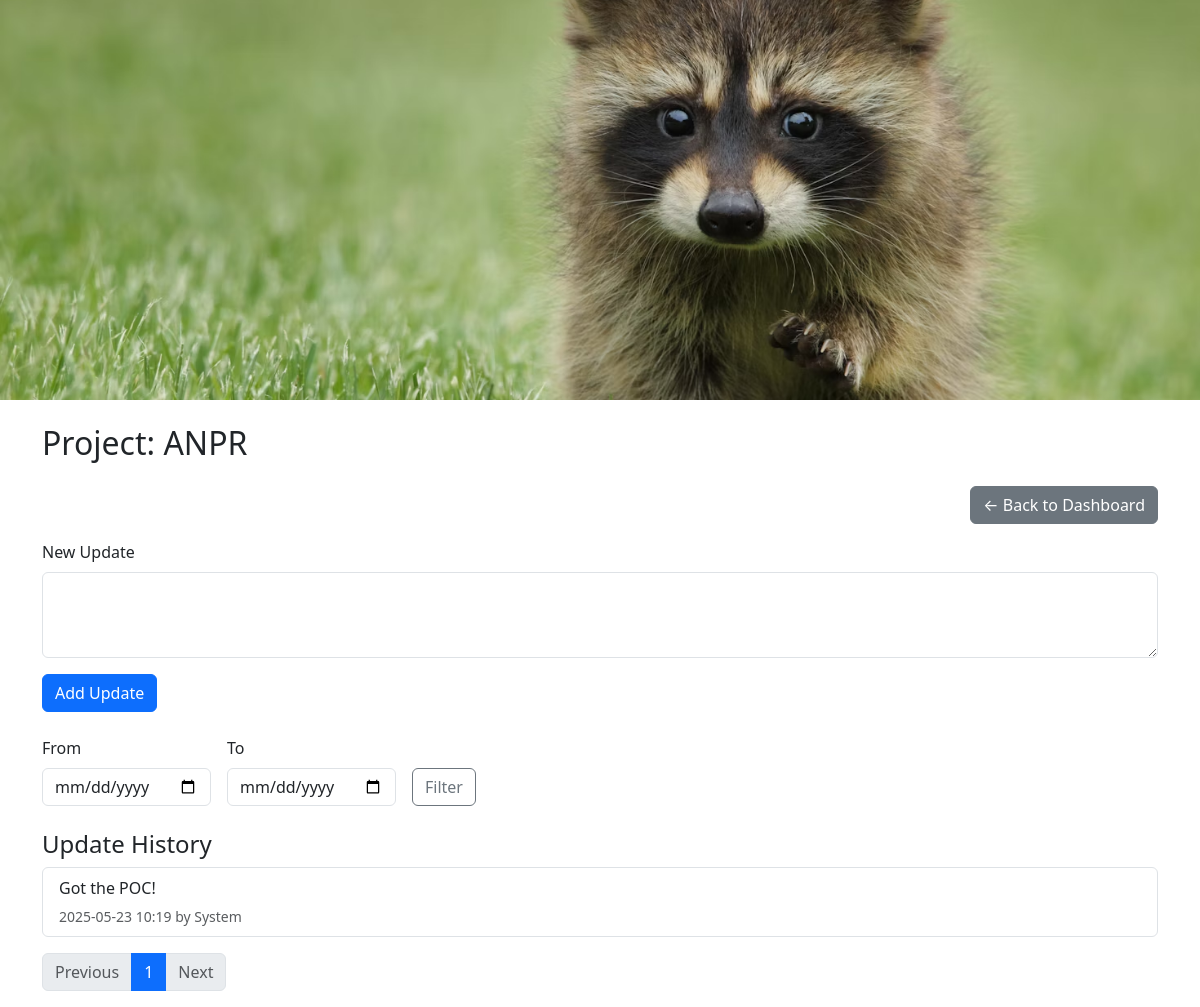
The app's page /project/1/updates (signed in) with its own data.
### models.py (models this page shows)
class User(db.Model, UserMixin):
    id = db.Column(db.Integer, primary_key=True)
    email = db.Column(db.String(150), unique=True, nullable=False)
    password = db.Column(db.String(256), nullable=False)
    name = db.Column(db.String(256), nullable=False)
    banner_image = db.Column(db.String(100), nullable=True)  # store image filename or URL

class Project(db.Model):
    id = db.Column(db.Integer, primary_key=True)
    name = db.Column(db.String(150), nullable=False)
    client = db.Column(db.String(100))
    status = db.Column(db.String(50), default='Not Started')
    deadline = db.Column(db.Date)
    description = db.Column(db.Text)
    poc_name = db.Column(db.String(100))
    poc_email = db.Column(db.String(100))
    poc_number = db.Column(db.String(100))
    poc_role = db.Column(db.String(100))
    github_link = db.Column(db.String(255))
    created_at = db.Column(db.DateTime, default=datetime.utcnow)
    user_id = db.Column(db.Integer, db.ForeignKey('user.id'), nullable=False)

class ProjectUpdate(db.Model):
    id = db.Column(db.Integer, primary_key=True)
    project_id = db.Column(db.Integer, db.ForeignKey('project.id'), nullable=False)
    update_text = db.Column(db.Text, nullable=False)
    created_at = db.Column(db.DateTime, default=datetime.utcnow)
    author = db.Column(db.String(100))  # Optional: who made the update
    project = db.relationship('Project', backref=db.backref('updates', lazy=True))

### app.py (the view, shortened to what this page needs)
@app.route('/project/<int:project_id>/updates', methods=['GET', 'POST'])
@login_required
def project_updates(project_id):
    project = Project.query.get_or_404(project_id)
    start_date_str = request.args.get('start_date')
    end_date_str = request.args.get('end_date')
    updates_query = ProjectUpdate.query.filter_by(project_id=project.id)
    if start_date_str:
        start_date = datetime.strptime(start_date_str, '%Y-%m-%d')
        updates_query = updates_query.filter(ProjectUpdate.created_at >= start_date)
    if end_date_str:
        end_date = datetime.strptime(end_date_str, '%Y-%m-%d')
        updates_query = updates_query.filter(ProjectUpdate.created_at <= end_date)
    page = request.args.get('page', 1, type=int)
    per_page = 5
    paginated_updates = updates_query.order_by(ProjectUpdate.created_at.desc()).paginate(page=page, per_page=per_page)
    return render_template('project_updates.html', project=project, updates=paginated_updates, start_date=start_date_str, end_date=end_date_str)

### app.py (called while the page is built)
@login_manager.user_loader
def load_user(user_id):
	return User.query.get(int(user_id))

### templates/project_updates.html (shortened to what this page needs)
{% extends "layout.html" %}
{% block content %}
<h2 class="mb-4">Project: {{ project.name }}</h2>
<div class="d-flex justify-content-end mb-3">
  <a href="{{ url_for('dashboard') }}" class="btn btn-secondary">← Back to Dashboard</a>
</div>
<form method="POST" class="mb-4">
  <div class="mb-3">
    <label for="update_text" class="form-label">New Update</label>
    <textarea class="form-control" id="update_text" name="update_text" rows="3" required></textarea>
  </div>
  <button type="submit" class="btn btn-primary">Add Update</button>
</form>
<form method="get" class="mb-4 d-flex gap-3 align-items-end">
  <div>
    <label for="start_date" class="form-label">From</label>
    <input type="date" class="form-control" id="start_date" name="start_date" value="{{ start_date }}">
  </div>
  <div>
    <label for="end_date" class="form-label">To</label>
    <input type="date" class="form-control" id="end_date" name="end_date" value="{{ end_date }}">
  </div>
  <button type="submit" class="btn btn-outline-secondary">Filter</button>
</form>
<h4>Update History</h4>
<ul class="list-group mb-3">
  {% for update in updates.items %}
    <li class="list-group-item">
      <p class="mb-1">{{ update.update_text }}</p>
      <small class="text-muted">
        {{ update.created_at.strftime('%Y-%m-%d %H:%M') }}
        {% if update.author %} by {{ update.author }}{% endif %}
      </small>
    </li>
  {% else %}
    <li class="list-group-item text-muted">No updates found for the selected range.</li>
  {% endfor %}
</ul>
<nav>
  <ul class="pagination">
    {% if updates.has_prev %}
      <li class="page-item">
        <a class="page-link" href="{{ url_for('project_updates', project_id=project.id, page=updates.prev_num, start_date=start_date, end_date=end_date) }}">Previous</a>
      </li>
    {% else %}
      <li class="page-item disabled"><span class="page-link">Previous</span></li>
    {% endif %}
    {% for num in range(1, updates.pages + 1) %}
      <li class="page-item {% if num == updates.page %}active{% endif %}">
        <a class="page-link" href="{{ url_for('project_updates', project_id=project.id, page=num, start_date=start_date, end_date=end_date) }}">{{ num }}</a>
      </li>
    {% endfor %}
    {% if updates.has_next %}
      <li class="page-item">
        <a class="page-link" href="{{ url_for('project_updates', project_id=project.id, page=updates.next_num, start_date=start_date, end_date=end_date) }}">Next</a>
      </li>
    {% else %}
      <li class="page-item disabled"><span class="page-link">Next</span></li>
    {% endif %}
  </ul>
</nav>
{% endblock %}

### templates/layout.html (shortened to what this page needs)
<!doctype html>
<html lang="en">
<head>
  <link rel="stylesheet" href="https://cdn.jsdelivr.net/npm/bootstrap@5.3.0/dist/css/bootstrap.min.css">
</head>
<body>
  {% if current_user.is_authenticated and current_user.banner_image %}
    <div style="height: 400px; overflow: hidden;">
      <img src="{{ url_for('static', filename='banners/' ~ current_user.banner_image) }}"
           class="w-100" style="object-fit: cover; height: 400px;" alt="Banner">
    </div>
  {% endif %}
  <div class="container mt-4">
    {% block content %}{% endblock %}
  </div>
</body>
</html>

### records on screen
User: banner_image (picture)
Project: name "ANPR"
ProjectUpdate: update_text "Got the POC!", created_at "2025-05-23 10:19", author "System"

### other values on screen
{{ num }} "1"
